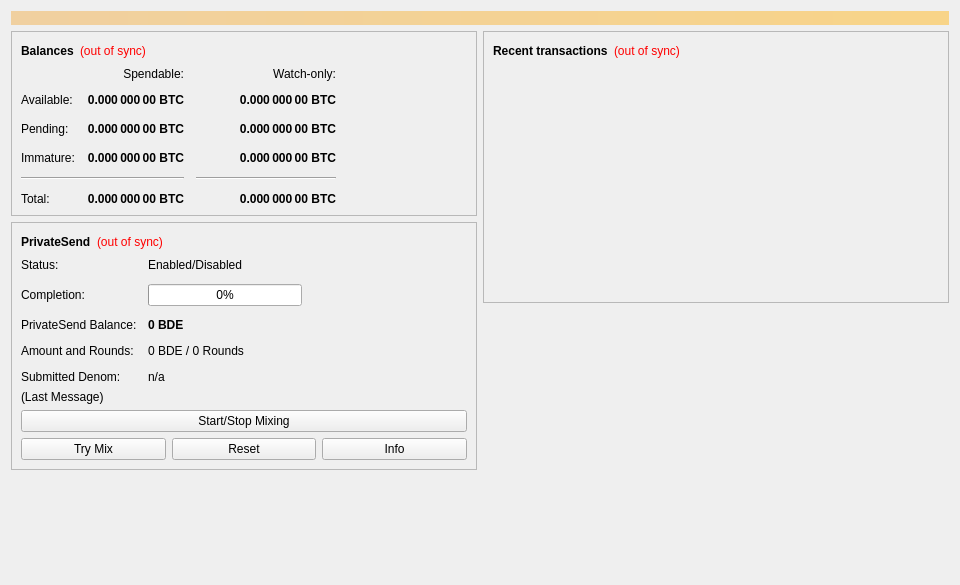
<?xml version="1.0" encoding="UTF-8"?>
<ui version="4.0">
 <class>OverviewPage</class>
 <widget class="QWidget" name="OverviewPage">
  <property name="geometry">
   <rect>
    <x>0</x>
    <y>0</y>
    <width>960</width>
    <height>585</height>
   </rect>
  </property>
  <property name="minimumSize">
   <size>
    <width>960</width>
    <height>0</height>
   </size>
  </property>
  <property name="windowTitle">
   <string>Form</string>
  </property>
  <layout class="QVBoxLayout" name="topLayout">
   <item>
    <widget class="QLabel" name="labelAlerts">
     <property name="visible">
      <bool>false</bool>
     </property>
     <property name="styleSheet">
      <string notr="true">QLabel { background-color: qlineargradient(x1: 0, y1: 0, x2: 1, y2: 0, stop:0 #F0D0A0, stop:1 #F8D488); color:#000000; }</string>
     </property>
     <property name="wordWrap">
      <bool>true</bool>
     </property>
     <property name="margin">
      <number>3</number>
     </property>
     <property name="textInteractionFlags">
      <set>Qt::TextSelectableByMouse</set>
     </property>
    </widget>
   </item>
   <item>
    <layout class="QHBoxLayout" name="horizontalLayout" stretch="1,1">
     <item>
      <layout class="QVBoxLayout" name="verticalLayout_2">
       <item>
        <widget class="QFrame" name="frame">
         <property name="frameShape">
          <enum>QFrame::StyledPanel</enum>
         </property>
         <property name="frameShadow">
          <enum>QFrame::Raised</enum>
         </property>
         <layout class="QVBoxLayout" name="verticalLayout_4">
          <item>
           <layout class="QHBoxLayout" name="horizontalLayout_4">
            <item>
             <widget class="QLabel" name="label_5">
              <property name="font">
               <font>
                <weight>75</weight>
                <bold>true</bold>
               </font>
              </property>
              <property name="text">
               <string>Balances</string>
              </property>
             </widget>
            </item>
            <item>
             <widget class="QLabel" name="labelWalletStatus">
              <property name="toolTip">
               <string>The displayed information may be out of date. Your wallet automatically synchronizes with the BlockDee network after a connection is established, but this process has not completed yet.</string>
              </property>
              <property name="styleSheet">
               <string notr="true">QLabel { color: red; }</string>
              </property>
              <property name="text">
               <string notr="true">(out of sync)</string>
              </property>
              <property name="alignment">
               <set>Qt::AlignLeading|Qt::AlignLeft|Qt::AlignVCenter</set>
              </property>
             </widget>
            </item>
            <item>
             <spacer name="horizontalSpacer_3">
              <property name="orientation">
               <enum>Qt::Horizontal</enum>
              </property>
              <property name="sizeHint" stdset="0">
               <size>
                <width>40</width>
                <height>20</height>
               </size>
              </property>
             </spacer>
            </item>
           </layout>
          </item>
          <item>
           <layout class="QGridLayout" name="gridLayout">
            <property name="spacing">
             <number>12</number>
            </property>
            <item row="2" column="2">
             <widget class="QLabel" name="labelWatchPending">
              <property name="font">
               <font>
                <weight>75</weight>
                <bold>true</bold>
               </font>
              </property>
              <property name="cursor">
               <cursorShape>IBeamCursor</cursorShape>
              </property>
              <property name="toolTip">
               <string>Unconfirmed transactions to watch-only addresses</string>
              </property>
              <property name="text">
               <string notr="true">0.000 000 00 BTC</string>
              </property>
              <property name="alignment">
               <set>Qt::AlignRight|Qt::AlignTrailing|Qt::AlignVCenter</set>
              </property>
              <property name="textInteractionFlags">
               <set>Qt::LinksAccessibleByMouse|Qt::TextSelectableByKeyboard|Qt::TextSelectableByMouse</set>
              </property>
             </widget>
            </item>
            <item row="2" column="1">
             <widget class="QLabel" name="labelUnconfirmed">
              <property name="font">
               <font>
                <weight>75</weight>
                <bold>true</bold>
               </font>
              </property>
              <property name="cursor">
               <cursorShape>IBeamCursor</cursorShape>
              </property>
              <property name="toolTip">
               <string>Total of transactions that have yet to be confirmed, and do not yet count toward the spendable balance</string>
              </property>
              <property name="text">
               <string notr="true">0.000 000 00 BTC</string>
              </property>
              <property name="alignment">
               <set>Qt::AlignRight|Qt::AlignTrailing|Qt::AlignVCenter</set>
              </property>
              <property name="textInteractionFlags">
               <set>Qt::LinksAccessibleByMouse|Qt::TextSelectableByKeyboard|Qt::TextSelectableByMouse</set>
              </property>
             </widget>
            </item>
            <item row="3" column="2">
             <widget class="QLabel" name="labelWatchImmature">
              <property name="font">
               <font>
                <weight>75</weight>
                <bold>true</bold>
               </font>
              </property>
              <property name="cursor">
               <cursorShape>IBeamCursor</cursorShape>
              </property>
              <property name="toolTip">
               <string>Mined balance in watch-only addresses that has not yet matured</string>
              </property>
              <property name="text">
               <string notr="true">0.000 000 00 BTC</string>
              </property>
              <property name="alignment">
               <set>Qt::AlignRight|Qt::AlignTrailing|Qt::AlignVCenter</set>
              </property>
              <property name="textInteractionFlags">
               <set>Qt::LinksAccessibleByMouse|Qt::TextSelectableByKeyboard|Qt::TextSelectableByMouse</set>
              </property>
             </widget>
            </item>
            <item row="4" column="0" colspan="2">
             <widget class="Line" name="lineSpendableBalance">
              <property name="orientation">
               <enum>Qt::Horizontal</enum>
              </property>
             </widget>
            </item>
            <item row="4" column="2">
             <widget class="Line" name="lineWatchBalance">
              <property name="sizePolicy">
               <sizepolicy hsizetype="Preferred" vsizetype="Fixed">
                <horstretch>0</horstretch>
                <verstretch>0</verstretch>
               </sizepolicy>
              </property>
              <property name="minimumSize">
               <size>
                <width>140</width>
                <height>0</height>
               </size>
              </property>
              <property name="orientation">
               <enum>Qt::Horizontal</enum>
              </property>
             </widget>
            </item>
            <item row="5" column="0">
             <widget class="QLabel" name="labelTotalText">
              <property name="text">
               <string>Total:</string>
              </property>
             </widget>
            </item>
            <item row="3" column="1">
             <widget class="QLabel" name="labelImmature">
              <property name="font">
               <font>
                <weight>75</weight>
                <bold>true</bold>
               </font>
              </property>
              <property name="cursor">
               <cursorShape>IBeamCursor</cursorShape>
              </property>
              <property name="toolTip">
               <string>Mined balance that has not yet matured</string>
              </property>
              <property name="text">
               <string notr="true">0.000 000 00 BTC</string>
              </property>
              <property name="alignment">
               <set>Qt::AlignRight|Qt::AlignTrailing|Qt::AlignVCenter</set>
              </property>
              <property name="textInteractionFlags">
               <set>Qt::LinksAccessibleByMouse|Qt::TextSelectableByKeyboard|Qt::TextSelectableByMouse</set>
              </property>
             </widget>
            </item>
            <item row="2" column="3">
             <spacer name="horizontalSpacer_2">
              <property name="orientation">
               <enum>Qt::Horizontal</enum>
              </property>
              <property name="sizeHint" stdset="0">
               <size>
                <width>40</width>
                <height>20</height>
               </size>
              </property>
             </spacer>
            </item>
            <item row="3" column="0">
             <widget class="QLabel" name="labelImmatureText">
              <property name="text">
               <string>Immature:</string>
              </property>
             </widget>
            </item>
            <item row="5" column="1">
             <widget class="QLabel" name="labelTotal">
              <property name="font">
               <font>
                <weight>75</weight>
                <bold>true</bold>
               </font>
              </property>
              <property name="cursor">
               <cursorShape>IBeamCursor</cursorShape>
              </property>
              <property name="toolTip">
               <string>Your current total balance</string>
              </property>
              <property name="text">
               <string notr="true">0.000 000 00 BTC</string>
              </property>
              <property name="alignment">
               <set>Qt::AlignRight|Qt::AlignTrailing|Qt::AlignVCenter</set>
              </property>
              <property name="textInteractionFlags">
               <set>Qt::LinksAccessibleByMouse|Qt::TextSelectableByKeyboard|Qt::TextSelectableByMouse</set>
              </property>
             </widget>
            </item>
            <item row="5" column="2">
             <widget class="QLabel" name="labelWatchTotal">
              <property name="font">
               <font>
                <weight>75</weight>
                <bold>true</bold>
               </font>
              </property>
              <property name="cursor">
               <cursorShape>IBeamCursor</cursorShape>
              </property>
              <property name="toolTip">
               <string>Current total balance in watch-only addresses</string>
              </property>
              <property name="text">
               <string notr="true">0.000 000 00 BTC</string>
              </property>
              <property name="alignment">
               <set>Qt::AlignRight|Qt::AlignTrailing|Qt::AlignVCenter</set>
              </property>
              <property name="textInteractionFlags">
               <set>Qt::LinksAccessibleByMouse|Qt::TextSelectableByKeyboard|Qt::TextSelectableByMouse</set>
              </property>
             </widget>
            </item>
            <item row="0" column="2">
             <widget class="QLabel" name="labelWatchonly">
              <property name="text">
               <string>Watch-only:</string>
              </property>
              <property name="alignment">
               <set>Qt::AlignRight|Qt::AlignTrailing|Qt::AlignVCenter</set>
              </property>
             </widget>
            </item>
            <item row="1" column="0">
             <widget class="QLabel" name="labelBalanceText">
              <property name="text">
               <string>Available:</string>
              </property>
             </widget>
            </item>
            <item row="1" column="1">
             <widget class="QLabel" name="labelBalance">
              <property name="font">
               <font>
                <weight>75</weight>
                <bold>true</bold>
               </font>
              </property>
              <property name="cursor">
               <cursorShape>IBeamCursor</cursorShape>
              </property>
              <property name="toolTip">
               <string>Your current spendable balance</string>
              </property>
              <property name="text">
               <string notr="true">0.000 000 00 BTC</string>
              </property>
              <property name="alignment">
               <set>Qt::AlignRight|Qt::AlignTrailing|Qt::AlignVCenter</set>
              </property>
              <property name="textInteractionFlags">
               <set>Qt::LinksAccessibleByMouse|Qt::TextSelectableByKeyboard|Qt::TextSelectableByMouse</set>
              </property>
             </widget>
            </item>
            <item row="1" column="2">
             <widget class="QLabel" name="labelWatchAvailable">
              <property name="font">
               <font>
                <weight>75</weight>
                <bold>true</bold>
               </font>
              </property>
              <property name="cursor">
               <cursorShape>IBeamCursor</cursorShape>
              </property>
              <property name="toolTip">
               <string>Your current balance in watch-only addresses</string>
              </property>
              <property name="text">
               <string notr="true">0.000 000 00 BTC</string>
              </property>
              <property name="alignment">
               <set>Qt::AlignRight|Qt::AlignTrailing|Qt::AlignVCenter</set>
              </property>
              <property name="textInteractionFlags">
               <set>Qt::LinksAccessibleByMouse|Qt::TextSelectableByKeyboard|Qt::TextSelectableByMouse</set>
              </property>
             </widget>
            </item>
            <item row="2" column="0">
             <widget class="QLabel" name="labelPendingText">
              <property name="text">
               <string>Pending:</string>
              </property>
             </widget>
            </item>
            <item row="0" column="1">
             <widget class="QLabel" name="labelSpendable">
              <property name="text">
               <string>Spendable:</string>
              </property>
              <property name="alignment">
               <set>Qt::AlignRight|Qt::AlignTrailing|Qt::AlignVCenter</set>
              </property>
             </widget>
            </item>
           </layout>
          </item>
         </layout>
        </widget>
       </item>
       <item>
        <widget class="QFrame" name="framePrivateSend">
         <property name="layoutDirection">
          <enum>Qt::LeftToRight</enum>
         </property>
         <property name="frameShape">
          <enum>QFrame::StyledPanel</enum>
         </property>
         <property name="frameShadow">
          <enum>QFrame::Raised</enum>
         </property>
         <layout class="QVBoxLayout" name="VerticalLayout_PS1">
          <item>
           <layout class="QHBoxLayout" name="horizontalLayout_5">
            <item>
             <widget class="QLabel" name="labelPrivateSendHeader">
              <property name="font">
               <font>
                <weight>75</weight>
                <bold>true</bold>
               </font>
              </property>
              <property name="text">
               <string>PrivateSend</string>
              </property>
             </widget>
            </item>
            <item>
             <widget class="QLabel" name="labelPrivateSendSyncStatus">
              <property name="toolTip">
               <string>The displayed information may be out of date. Your wallet automatically synchronizes with the BlockDee network after a connection is established, but this process has not completed yet.</string>
              </property>
              <property name="styleSheet">
               <string notr="true">QLabel { color: red; }</string>
              </property>
              <property name="text">
               <string notr="true">(out of sync)</string>
              </property>
              <property name="alignment">
               <set>Qt::AlignLeading|Qt::AlignLeft|Qt::AlignVCenter</set>
              </property>
             </widget>
            </item>
            <item>
             <spacer name="horizontalSpacer_4">
              <property name="orientation">
               <enum>Qt::Horizontal</enum>
              </property>
              <property name="sizeHint" stdset="0">
               <size>
                <width>40</width>
                <height>20</height>
               </size>
              </property>
             </spacer>
            </item>
           </layout>
          </item>
          <item>
           <layout class="QFormLayout" name="privateSendFormLayout">
            <property name="fieldGrowthPolicy">
             <enum>QFormLayout::AllNonFixedFieldsGrow</enum>
            </property>
            <property name="horizontalSpacing">
             <number>11</number>
            </property>
            <property name="verticalSpacing">
             <number>12</number>
            </property>
            <item row="0" column="0">
             <widget class="QLabel" name="labelPrivateSendEnabledText">
              <property name="text">
               <string>Status:</string>
              </property>
             </widget>
            </item>
            <item row="0" column="1">
             <widget class="QLabel" name="labelPrivateSendEnabled">
              <property name="text">
               <string>Enabled/Disabled</string>
              </property>
             </widget>
            </item>
            <item row="1" column="0">
             <widget class="QLabel" name="labelCompletitionText">
              <property name="text">
               <string>Completion:</string>
              </property>
             </widget>
            </item>
            <item row="1" column="1">
             <widget class="QProgressBar" name="privateSendProgress">
              <property name="maximumSize">
               <size>
                <width>154</width>
                <height>16777215</height>
               </size>
              </property>
              <property name="value">
               <number>0</number>
              </property>
             </widget>
            </item>
            <item row="2" column="0">
             <widget class="QLabel" name="labelAnonymizedText">
              <property name="text">
               <string>PrivateSend Balance:</string>
              </property>
             </widget>
            </item>
            <item row="2" column="1">
             <widget class="QLabel" name="labelAnonymized">
              <property name="font">
               <font>
                <weight>75</weight>
                <bold>true</bold>
               </font>
              </property>
              <property name="text">
               <string notr="true">0 BDE</string>
              </property>
             </widget>
            </item>
            <item row="3" column="0">
             <widget class="QLabel" name="labelAmountAndRoundsText">
              <property name="text">
               <string>Amount and Rounds:</string>
              </property>
             </widget>
            </item>
            <item row="3" column="1">
             <widget class="QLabel" name="labelAmountRounds">
              <property name="text">
               <string>0 BDE / 0 Rounds</string>
              </property>
             </widget>
            </item>
            <item row="4" column="0">
             <widget class="QLabel" name="labelSubmittedDenomText">
              <property name="text">
               <string>Submitted Denom:</string>
              </property>
             </widget>
            </item>
            <item row="4" column="1">
             <widget class="QLabel" name="labelSubmittedDenom">
              <property name="toolTip">
               <string>The denominations you submitted to the Masternode.&lt;br&gt;To mix, other users must submit the exact same denominations.</string>
              </property>
              <property name="text">
               <string>n/a</string>
              </property>
             </widget>
            </item>
           </layout>
          </item>
          <item>
           <layout class="QVBoxLayout" name="VerticalLayout_PS">
            <item>
             <widget class="QLabel" name="labelPrivateSendLastMessage">
              <property name="text">
               <string>(Last Message)</string>
              </property>
              <property name="alignment">
               <set>Qt::AlignLeading|Qt::AlignLeft|Qt::AlignTop</set>
              </property>
              <property name="wordWrap">
               <bool>true</bool>
              </property>
             </widget>
            </item>
            <item>
             <widget class="QPushButton" name="togglePrivateSend">
              <property name="sizePolicy">
               <sizepolicy hsizetype="MinimumExpanding" vsizetype="Fixed">
                <horstretch>0</horstretch>
                <verstretch>0</verstretch>
               </sizepolicy>
              </property>
              <property name="text">
               <string>Start/Stop Mixing</string>
              </property>
             </widget>
            </item>
            <item>
             <layout class="QHBoxLayout" name="horizontalLayout_debugbuttons">
              <item>
               <widget class="QPushButton" name="privateSendAuto">
                <property name="sizePolicy">
                 <sizepolicy hsizetype="MinimumExpanding" vsizetype="Fixed">
                  <horstretch>0</horstretch>
                  <verstretch>0</verstretch>
                 </sizepolicy>
                </property>
                <property name="toolTip">
                 <string>Try to manually submit a PrivateSend request.</string>
                </property>
                <property name="text">
                 <string>Try Mix</string>
                </property>
               </widget>
              </item>
              <item>
               <widget class="QPushButton" name="privateSendReset">
                <property name="sizePolicy">
                 <sizepolicy hsizetype="MinimumExpanding" vsizetype="Fixed">
                  <horstretch>0</horstretch>
                  <verstretch>0</verstretch>
                 </sizepolicy>
                </property>
                <property name="toolTip">
                 <string>Reset the current status of PrivateSend (can interrupt PrivateSend if it's in the process of Mixing, which can cost you money!)</string>
                </property>
                <property name="autoFillBackground">
                 <bool>false</bool>
                </property>
                <property name="text">
                 <string>Reset</string>
                </property>
               </widget>
              </item>
              <item>
               <widget class="QPushButton" name="privateSendInfo">
                <property name="sizePolicy">
                 <sizepolicy hsizetype="MinimumExpanding" vsizetype="Fixed">
                  <horstretch>0</horstretch>
                  <verstretch>0</verstretch>
                 </sizepolicy>
                </property>
                <property name="toolTip">
                 <string>Information about PrivateSend and Mixing</string>
                </property>
                <property name="text">
                 <string>Info</string>
                </property>
               </widget>
              </item>
             </layout>
            </item>
           </layout>
          </item>
         </layout>
        </widget>
       </item>
       <item>
        <spacer name="verticalSpacer">
         <property name="orientation">
          <enum>Qt::Vertical</enum>
         </property>
         <property name="sizeHint" stdset="0">
          <size>
           <width>20</width>
           <height>40</height>
          </size>
         </property>
        </spacer>
       </item>
      </layout>
     </item>
     <item>
      <layout class="QVBoxLayout" name="verticalLayout_3">
       <item>
        <widget class="QFrame" name="frame_2">
         <property name="frameShape">
          <enum>QFrame::StyledPanel</enum>
         </property>
         <property name="frameShadow">
          <enum>QFrame::Raised</enum>
         </property>
         <layout class="QVBoxLayout" name="verticalLayout">
          <item>
           <layout class="QHBoxLayout" name="horizontalLayout_2">
            <item>
             <widget class="QLabel" name="label_4">
              <property name="font">
               <font>
                <weight>75</weight>
                <bold>true</bold>
               </font>
              </property>
              <property name="text">
               <string>Recent transactions</string>
              </property>
             </widget>
            </item>
            <item>
             <widget class="QLabel" name="labelTransactionsStatus">
              <property name="toolTip">
               <string>The displayed information may be out of date. Your wallet automatically synchronizes with the BlockDee network after a connection is established, but this process has not completed yet.</string>
              </property>
              <property name="styleSheet">
               <string notr="true">QLabel { color: red; }</string>
              </property>
              <property name="text">
               <string notr="true">(out of sync)</string>
              </property>
              <property name="alignment">
               <set>Qt::AlignLeading|Qt::AlignLeft|Qt::AlignVCenter</set>
              </property>
             </widget>
            </item>
            <item>
             <spacer name="horizontalSpacer">
              <property name="orientation">
               <enum>Qt::Horizontal</enum>
              </property>
              <property name="sizeHint" stdset="0">
               <size>
                <width>40</width>
                <height>20</height>
               </size>
              </property>
             </spacer>
            </item>
           </layout>
          </item>
          <item>
           <widget class="QListView" name="listTransactions">
            <property name="styleSheet">
             <string notr="true">QListView { background: transparent; }</string>
            </property>
            <property name="frameShape">
             <enum>QFrame::NoFrame</enum>
            </property>
            <property name="verticalScrollBarPolicy">
             <enum>Qt::ScrollBarAlwaysOff</enum>
            </property>
            <property name="horizontalScrollBarPolicy">
             <enum>Qt::ScrollBarAlwaysOff</enum>
            </property>
            <property name="selectionMode">
             <enum>QAbstractItemView::NoSelection</enum>
            </property>
           </widget>
          </item>
         </layout>
        </widget>
       </item>
       <item>
        <spacer name="verticalSpacer_2">
         <property name="orientation">
          <enum>Qt::Vertical</enum>
         </property>
         <property name="sizeHint" stdset="0">
          <size>
           <width>20</width>
           <height>40</height>
          </size>
         </property>
        </spacer>
       </item>
      </layout>
     </item>
    </layout>
   </item>
  </layout>
 </widget>
 <resources/>
 <connections/>
</ui>
